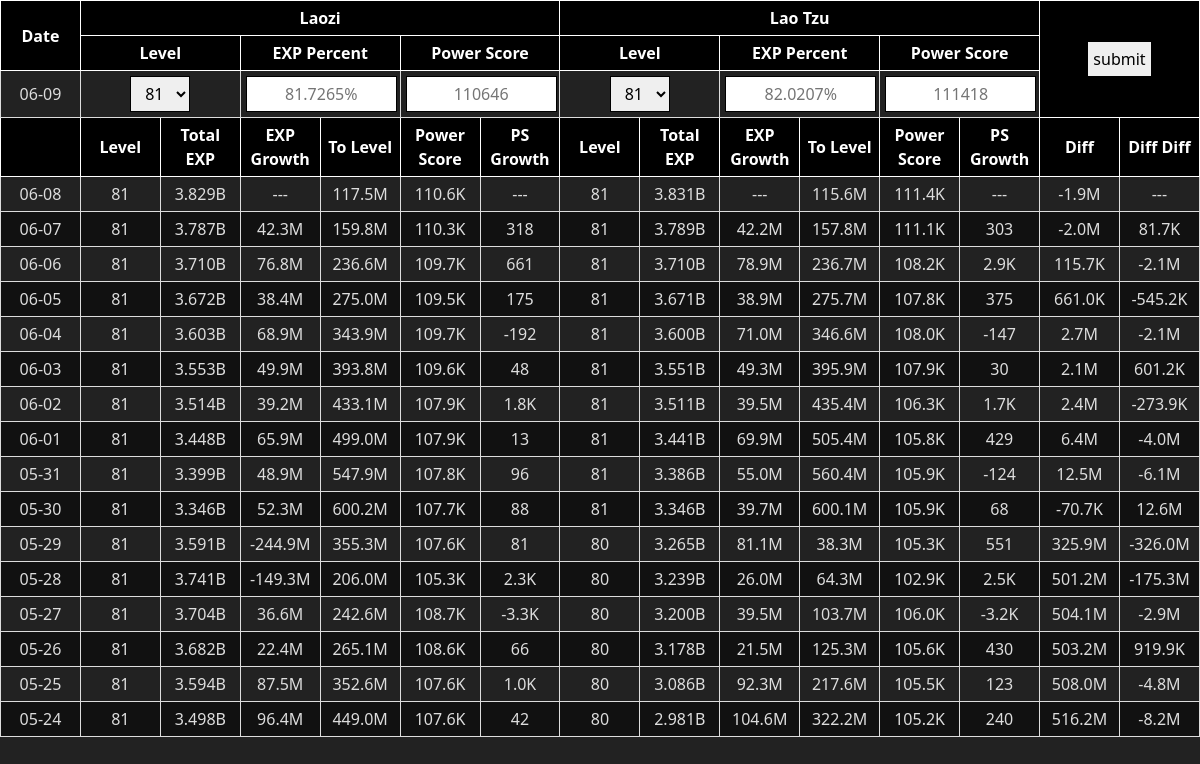
The app's page /tracker.php with its own data.
### tables this page shows
CREATE TABLE `explog` (
  `id` int(11) NOT NULL AUTO_INCREMENT,
  `stamp` timestamp NOT NULL DEFAULT current_timestamp(),
  `laozilvl` int(11) NOT NULL,
  `laozipct` float NOT NULL,
  `laozips` int(11) NOT NULL,
  `laozitotal` bigint(20) NOT NULL,
  `laotzulvl` int(11) NOT NULL,
  `laotzupct` float NOT NULL,
  `laotzups` int(11) NOT NULL,
  `laotzutotal` bigint(20) NOT NULL,
  PRIMARY KEY (`id`)
);

### tracker.php (the view, shortened to what this page needs)
<?php
$ticker = false;
$levels = json_decode(file_get_contents("levels.json"),true);
$sql = mysqli_connect("127.0.0.1","exp","exp","exp");
$row = mysqli_fetch_assoc(mysqli_query($sql,"SELECT * FROM `explog` ORDER BY `id` DESC LIMIT 0,1"));
$last = $row;
extract($row);
$last["diff"] = $laozitotal - $laotzutotal;
?>
<!DOCTYPE html>
<html lang="en">
    <head>
        <link rel="stylesheet" href="https://cdn.jsdelivr.net/npm/bootstrap@5.1.3/dist/css/bootstrap.min.css">
    </head>
<body>
<form method="POST">
<table>
	<tr>
		<th rowspan="2">Date</th>
		<th colspan="6">Laozi</th>
		<th colspan="6">Lao Tzu</th>
		<th rowspan="3" colspan="2"><input type="submit" name="submit" value="submit" /></th>
	</tr>
	<tr>
		<th colspan="2">Level</th>
		<th colspan="2">EXP Percent</th>
		<th colspan="2">Power Score</th>
		<th colspan="2">Level</th>
		<th colspan="2">EXP Percent</th>
		<th colspan="2">Power Score</th>
	</tr>
	<tr>
		<td><?= date("m-d") ?></td>
		<td colspan="2"><select name="laozilvl">
<?php
	for($i=1;$i<192;$i++)
	{
		if($i == $laozilvl) echo("\t\t\t<option value=\"$i\" selected=\"selected\">$i</option>\n");
		else echo("\t\t\t<option value=\"$i\">$i</option>\n");
	}
?>
			</select></td>
		<td colspan="2"><input type="text" name="laozipct" placeholder="<?= $laozipct ?>%" size="10" /></td>
		<td colspan="2"><input type="text" name="laozips" placeholder="<?= $laozips ?>" size="10" /></td>
		<td colspan="2"><select name="laotzulvl">
<?php
	for($i=1;$i<192;$i++)
	{
		if($i == $laotzulvl) echo("\t\t\t<option value=\"$i\" selected=\"selected\">$i</option>\n");
		else echo("\t\t\t<option value=\"$i\">$i</option>\n");
	}
?>
			</select></td>
		<td colspan="2"><input type="text" name="laotzupct" placeholder="<?= $laotzupct ?>%" size="10" /></td>
		<td colspan="2"><input type="text" name="laotzups" placeholder="<?= $laotzups ?>" size="10" /></td>
	</tr>
</form>
<tr>
	<th></th>
	<th>Level</th>
	<th>Total EXP</th>
	<th>EXP Growth</th>
	<th>To Level</th>
	<th>Power Score</th>
	<th>PS Growth</th>
	<th>Level</th>
	<th>Total EXP</th>
	<th>EXP Growth</th>
	<th>To Level</th>
	<th>Power Score</th>
	<th>PS Growth</th>
	<th>Diff</th>
	<th>Diff Diff</th>
</tr>
<?php
$result = mysqli_query($sql,"SELECT * FROM `explog` ORDER BY `id` DESC");
while($row = mysqli_fetch_assoc($result))
{
	extract($row);
	$dt = date("m-d",strtotime($stamp));
	echo("<tr class=\"".getClass()."\">\n");
	echo("\t<td>$dt</td>\n");
	echo("\t<td>$laozilvl</td>\n");
	echo("\t<td>".myFormat($laozitotal)."</td>\n");
	echo("\t<td>".myFormat($last["laozitotal"] - $laozitotal)."</td>\n");
	echo("\t<td>".myFormat(toLevel($laozilvl,$laozipct))."</td>\n");
	echo("\t<td>".myFormat($laozips)."</td>\n");
	echo("\t<td>".myFormat($last["laozips"] - $laozips)."</td>\n");
	echo("\t<td>$laotzulvl</td>\n");
	echo("\t<td>".myFormat($laotzutotal)."</td>\n");
	echo("\t<td>".myFormat($last["laotzutotal"] - $laotzutotal)."</td>\n");
	echo("\t<td>".myFormat(toLevel($laotzulvl,$laotzupct))."</td>\n");
	echo("\t<td>".myFormat($laotzups)."</td>\n");
	echo("\t<td>".myFormat($last["laotzups"] - $laotzups)."</td>\n");
	echo("\t<td>".myFormat($laozitotal - $laotzutotal)."</td>\n");
	echo("\t<td>".myFormat($last["diff"] - ($laozitotal - $laotzutotal))."</td>\n");
	echo("</tr>\n");
	$last = $row;
	$last["diff"] = $laozitotal - $laotzutotal;
}
?>
    </body>
</html>
<?php
function getClass()
{
	global $ticker;
	if($ticker)
	{
		$ticker = false;
		return "rowDark";
	}
	$ticker = true;
	return "rowLight";
}
function toLevel($level,$pct)
{
	global $levels;
	$remain = 100 - $pct;
	$remain = $levels[$level+1] * ($remain/100);
	return($remain);
}
function myFormat($num)
{
	if($num < 0)
	{
		$neg = -1;
		$num *= $neg;
	}
	else $neg = 1;
	if($num == 0) return "---";
	if($num < 1000) return $num*$neg;
	$num = $num / 1000;
	if($num < 1000) return(number_format($num*$neg,1)."K");
	$num = $num / 1000;
	if($num < 1000) return(number_format($num*$neg,1)."M");
	return(number_format($num*$neg/1000,3)."B");
}

### tracker.php (style rules this page uses)
html,body { background-color:#222; color: #ddd; width: 100%; }
table,tr,td,th,input,select { border: 1px solid; padding: 5px; text-align: center; vertical-align: middle; }
table { width: 100%; table-layout: fixed; overflow-wrap: break-word; }
th { background-color:#000; color:#fff; }
.rowDark { background-color:#111; }

### records on screen
explog: laozilvl "81", laozipct "81.7265%", laozips "110646", laotzulvl "81", laotzupct "82.0207%", laotzups "111418", stamp "06-08", laozitotal "3.829B", myFormat($last['laozitotal']-$laozitotal) "---", myFormat(toLevel($laozilvl,$laozipct)) "117.5M", laozips "110.6K", myFormat($last['laozips']-$laozips) "---", laotzutotal "3.831B", myFormat($last['laotzutotal']-$laotzutotal) "---", myFormat(toLevel($laotzulvl,$laotzupct)) "115.6M", laotzups "111.4K", myFormat($last['laotzups']-$laotzups) "---", myFormat($laozitotal - $laotzutotal) "-1.9M", myFormat($last["diff"] - ($laozitotal - $laotzutotal)) "---"
explog: stamp "06-07", laozilvl "81", laozitotal "3.787B", laozitotal "42.3M", myFormat(toLevel($laozilvl,$laozipct)) "159.8M", laozips "110.3K", laozips "318", laotzulvl "81", laotzutotal "3.789B", laotzutotal "42.2M", myFormat(toLevel($laotzulvl,$laotzupct)) "157.8M", laotzups "111.1K", laotzups "303", myFormat($laozitotal - $laotzutotal) "-2.0M", myFormat($last["diff"] - ($laozitotal - $laotzutotal)) "81.7K"
explog: stamp "06-06", laozilvl "81", laozitotal "3.710B", laozitotal "76.8M", myFormat(toLevel($laozilvl,$laozipct)) "236.6M", laozips "109.7K", laozips "661", laotzulvl "81", laotzutotal "3.710B", laotzutotal "78.9M", myFormat(toLevel($laotzulvl,$laotzupct)) "236.7M", laotzups "108.2K", laotzups "2.9K", myFormat($laozitotal - $laotzutotal) "115.7K", myFormat($last["diff"] - ($laozitotal - $laotzutotal)) "-2.1M"
explog: stamp "06-05", laozilvl "81", laozitotal "3.672B", laozitotal "38.4M", myFormat(toLevel($laozilvl,$laozipct)) "275.0M", laozips "109.5K", laozips "175", laotzulvl "81", laotzutotal "3.671B", laotzutotal "38.9M", myFormat(toLevel($laotzulvl,$laotzupct)) "275.7M", laotzups "107.8K", laotzups "375", myFormat($laozitotal - $laotzutotal) "661.0K", myFormat($last["diff"] - ($laozitotal - $laotzutotal)) "-545.2K"
explog: stamp "06-04", laozilvl "81", laozitotal "3.603B", laozitotal "68.9M", myFormat(toLevel($laozilvl,$laozipct)) "343.9M", laozips "109.7K", laozips "-192", laotzulvl "81", laotzutotal "3.600B", laotzutotal "71.0M", myFormat(toLevel($laotzulvl,$laotzupct)) "346.6M", laotzups "108.0K", laotzups "-147", myFormat($laozitotal - $laotzutotal) "2.7M", myFormat($last["diff"] - ($laozitotal - $laotzutotal)) "-2.1M"
explog: stamp "06-03", laozilvl "81", laozitotal "3.553B", laozitotal "49.9M", myFormat(toLevel($laozilvl,$laozipct)) "393.8M", laozips "109.6K", laozips "48", laotzulvl "81", laotzutotal "3.551B", laotzutotal "49.3M", myFormat(toLevel($laotzulvl,$laotzupct)) "395.9M", laotzups "107.9K", laotzups "30", myFormat($laozitotal - $laotzutotal) "2.1M", myFormat($last["diff"] - ($laozitotal - $laotzutotal)) "601.2K"
explog: stamp "06-02", laozilvl "81", laozitotal "3.514B", laozitotal "39.2M", myFormat(toLevel($laozilvl,$laozipct)) "433.1M", laozips "107.9K", laozips "1.8K", laotzulvl "81", laotzutotal "3.511B", laotzutotal "39.5M", myFormat(toLevel($laotzulvl,$laotzupct)) "435.4M", laotzups "106.3K", laotzups "1.7K", myFormat($laozitotal - $laotzutotal) "2.4M", myFormat($last["diff"] - ($laozitotal - $laotzutotal)) "-273.9K"
explog: stamp "06-01", laozilvl "81", laozitotal "3.448B", laozitotal "65.9M", myFormat(toLevel($laozilvl,$laozipct)) "499.0M", laozips "107.9K", laozips "13", laotzulvl "81", laotzutotal "3.441B", laotzutotal "69.9M", myFormat(toLevel($laotzulvl,$laotzupct)) "505.4M", laotzups "105.8K", laotzups "429", myFormat($laozitotal - $laotzutotal) "6.4M", myFormat($last["diff"] - ($laozitotal - $laotzutotal)) "-4.0M"
explog: stamp "05-31", laozilvl "81", laozitotal "3.399B", laozitotal "48.9M", myFormat(toLevel($laozilvl,$laozipct)) "547.9M", laozips "107.8K", laozips "96", laotzulvl "81", laotzutotal "3.386B", laotzutotal "55.0M", myFormat(toLevel($laotzulvl,$laotzupct)) "560.4M", laotzups "105.9K", laotzups "-124", myFormat($laozitotal - $laotzutotal) "12.5M", myFormat($last["diff"] - ($laozitotal - $laotzutotal)) "-6.1M"
explog: stamp "05-30", laozilvl "81", laozitotal "3.346B", laozitotal "52.3M", myFormat(toLevel($laozilvl,$laozipct)) "600.2M", laozips "107.7K", laozips "88", laotzulvl "81", laotzutotal "3.346B", laotzutotal "39.7M", myFormat(toLevel($laotzulvl,$laotzupct)) "600.1M", laotzups "105.9K", laotzups "68", myFormat($laozitotal - $laotzutotal) "-70.7K", myFormat($last["diff"] - ($laozitotal - $laotzutotal)) "12.6M"
explog: stamp "05-29", laozilvl "81", laozitotal "3.591B", laozitotal "-244.9M", myFormat(toLevel($laozilvl,$laozipct)) "355.3M", laozips "107.6K", laozips "81", laotzulvl "80", laotzutotal "3.265B", laotzutotal "81.1M", myFormat(toLevel($laotzulvl,$laotzupct)) "38.3M", laotzups "105.3K", laotzups "551", myFormat($laozitotal - $laotzutotal) "325.9M", myFormat($last["diff"] - ($laozitotal - $laotzutotal)) "-326.0M"
explog: stamp "05-28", laozilvl "81", laozitotal "3.741B", laozitotal "-149.3M", myFormat(toLevel($laozilvl,$laozipct)) "206.0M", laozips "105.3K", laozips "2.3K", laotzulvl "80", laotzutotal "3.239B", laotzutotal "26.0M", myFormat(toLevel($laotzulvl,$laotzupct)) "64.3M", laotzups "102.9K", laotzups "2.5K", myFormat($laozitotal - $laotzutotal) "501.2M", myFormat($last["diff"] - ($laozitotal - $laotzutotal)) "-175.3M"
explog: stamp "05-27", laozilvl "81", laozitotal "3.704B", laozitotal "36.6M", myFormat(toLevel($laozilvl,$laozipct)) "242.6M", laozips "108.7K", laozips "-3.3K", laotzulvl "80", laotzutotal "3.200B", laotzutotal "39.5M", myFormat(toLevel($laotzulvl,$laotzupct)) "103.7M", laotzups "106.0K", laotzups "-3.2K", myFormat($laozitotal - $laotzutotal) "504.1M", myFormat($last["diff"] - ($laozitotal - $laotzutotal)) "-2.9M"
explog: stamp "05-26", laozilvl "81", laozitotal "3.682B", laozitotal "22.4M", myFormat(toLevel($laozilvl,$laozipct)) "265.1M", laozips "108.6K", laozips "66", laotzulvl "80", laotzutotal "3.178B", laotzutotal "21.5M", myFormat(toLevel($laotzulvl,$laotzupct)) "125.3M", laotzups "105.6K", laotzups "430", myFormat($laozitotal - $laotzutotal) "503.2M", myFormat($last["diff"] - ($laozitotal - $laotzutotal)) "919.9K"
explog: stamp "05-25", laozilvl "81", laozitotal "3.594B", laozitotal "87.5M", myFormat(toLevel($laozilvl,$laozipct)) "352.6M", laozips "107.6K", laozips "1.0K", laotzulvl "80", laotzutotal "3.086B", laotzutotal "92.3M", myFormat(toLevel($laotzulvl,$laotzupct)) "217.6M", laotzups "105.5K", laotzups "123", myFormat($laozitotal - $laotzutotal) "508.0M", myFormat($last["diff"] - ($laozitotal - $laotzutotal)) "-4.8M"
explog: stamp "05-24", laozilvl "81", laozitotal "3.498B", laozitotal "96.4M", myFormat(toLevel($laozilvl,$laozipct)) "449.0M", laozips "107.6K", laozips "42", laotzulvl "80", laotzutotal "2.981B", laotzutotal "104.6M", myFormat(toLevel($laotzulvl,$laotzupct)) "322.2M", laotzups "105.2K", laotzups "240", myFormat($laozitotal - $laotzutotal) "516.2M", myFormat($last["diff"] - ($laozitotal - $laotzutotal)) "-8.2M"
